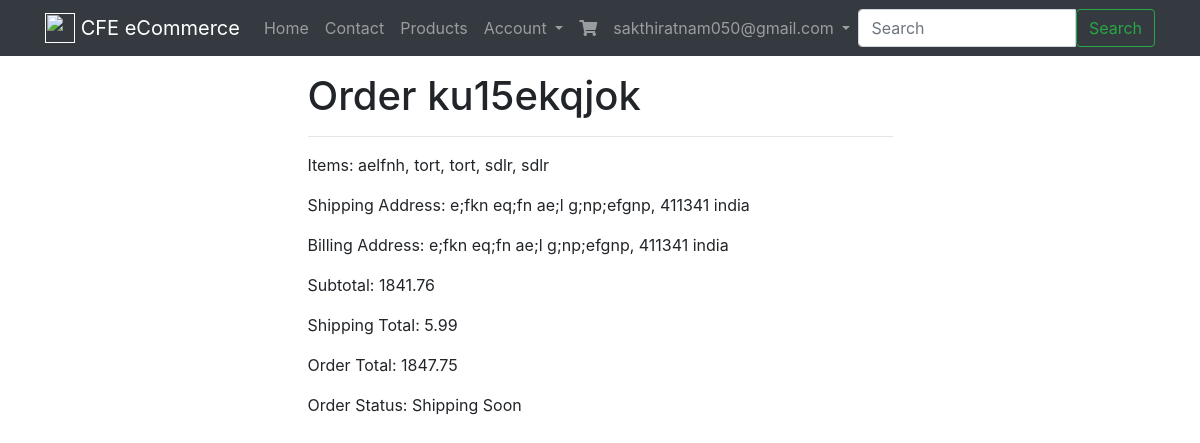
/order/detail/ku15ekqjok/ (signed in), run on the app's committed database.
### accounts/models.py (models this page shows, shortened)
class User(AbstractBaseUser):
	email = models.EmailField(max_length=290,unique=True)
	full_name=models.CharField(max_length=255,blank=True,null=True)
	is_active=models.BooleanField(default=True)
	active=models.BooleanField(default=True)
	staff=models.BooleanField(default=False)
	admin=models.BooleanField(default=False)
	timestamp=models.DateTimeField(auto_now_add=True)
	USERNAME_FIELD = 'email' #username
	REQUIRED_FIELDS = []
	objects = UserManager()

### orders/models.py (models this page shows, shortened)
class Order(models.Model):
	billing_profile=models.ForeignKey(BillingProfile,on_delete=models.CASCADE,null=True,blank=True)
	order_id = models.CharField(max_length=120,blank=True)
	shipping_address= models.ForeignKey(Address, related_name="shipping_address",on_delete=models.CASCADE,null=True, blank=True)
	billing_address= models.ForeignKey(Address, related_name="billing_address",on_delete=models.CASCADE,null=True, blank=True)
	cart = models.ForeignKey(Cart,on_delete=models.CASCADE)
	status = models.CharField(max_length=120,blank=True,default='created',choices=OrderChoices)
	shipping_total = models.DecimalField(max_digits=100,decimal_places=2,default=5.99)
	total = models.DecimalField(max_digits=100,decimal_places=2,default=0.00)
	active = models.BooleanField(default=True)
	updated = models.DateTimeField(auto_now=True)
	timestamp = models.DateTimeField(auto_now_add=True)
	objects=OrderManager()
	class Meta:
		ordering = ['-timestamp','-updated']
	def get_status(self):
		if self.status == "refunded":
			return "Refunded order"
		elif self.status == "shipped":
			return "Shipped"
		return "Shipping Soon"

### products/models.py (models this page shows, shortened)
class Product(models.Model):
	title=models.CharField(max_length=100)
	slug=models.SlugField(blank=True,unique=True)
	description=models.TextField(null=True,blank=True)
	price=models.DecimalField(max_digits=10,decimal_places=2)
	image=models.ImageField(upload_to=upload_image_path,null=True,blank=True)
	active=models.BooleanField(default=True)
	featured=models.BooleanField(default=False)
	objects=ProductManager()
	def __str__(self):
		return self.title

### addresses/models.py (models this page shows, shortened)
class Address(models.Model):
	billing_profile = models.ForeignKey(BillingProfile,on_delete=models.CASCADE)
	address_type = models.CharField(max_length=120,choices=ADDRESS_TYPES)
	address_line_1 = models.CharField(max_length=120)
	address_line_2 = models.CharField(max_length=120)
	city = models.CharField(max_length=120)
	country = models.CharField(max_length=120,default="india")
	state=models.CharField(max_length=120)
	postal_code = models.CharField(max_length=120)
	def get_address(self):
		line1=self.address_line_1
		line2=self.address_line_2
		city=self.city
		state=self.state
		postal=self.postal_code
		country=self.country
		return f"{line1}\n{line2}\n{city}\n{state}, {postal}\n{country}"

### cart/models.py (models this page shows, shortened)
class Cart(models.Model):
	user = models.ForeignKey(User,on_delete=models.CASCADE,null=True,blank=True)
	products = models.ManyToManyField(Product,blank=True)
	subtotal=models.DecimalField(default=0.00,max_digits=100,decimal_places=2)
	total = models.DecimalField(default=0.00,max_digits=100,decimal_places=2)
	updated = models.DateTimeField(auto_now=True)
	timestamp = models.DateTimeField(auto_now_add=True)
	objects=CartManager()

### orders/views.py (the view)
# urls.py: path('detail/<str:order_id>/', OrderDetailView.as_view(), name='detail'),
class OrderDetailView(LoginRequiredMixin,DetailView):
	template_name="orders/order_detail.html"
	def get_object(self):
		qs=Order.objects.all().get(order_id=self.kwargs.get('order_id'))
		return qs

### orders/models.py (called while the page is built)
	def get_queryset(self):
		return OrderManagerQuerySet(self.model,using=self._db)

### products/models.py (called while the page is built)
	def active(self):
		return self.filter(active=True)

	def get_queryset(self):
		return ProductQuerySet(self.model,using=self._db)

	def all(self):
		return self.get_queryset().active()

### templates/orders/order_detail.html
{% extends "base.html" %}
{% block content %}
 <div class='row'>
    <div class='col-12 col-md-6 mx-auto'>
         <h1>Order {{ object.order_id }}</h1>
          <hr/>
    </div>
</div>
<div class='row'>
    <div class='col-12 col-md-6 mx-auto'>
<p>Items: {% for product in object.cart.products.all %}{{ product }}{% if not forloop.last %}, {% endif %}{% endfor %}</p>
<p>Shipping Address: {{ object.shipping_address.get_address }}</p>
<p>Billing Address: {{ object.shipping_address.get_address }}</p>
<p>Subtotal: {{ object.cart.total }}</p>
<p>Shipping Total: {{ object.shipping_total }}</p>
<p>Order Total: {{ object.total }}</p>
<p>Order Status: {{ object.get_status }}</p>
</div>
{% endblock %}

### templates/base/navbar.html (shortened to what this page needs)
{% url 'contact' as contact_url %}
{% url 'products:list' as product_list_url %}
{% url 'login' as login_url %}
{% url 'register' as register_url %}
{% url 'cart:home' as cart_url %}
{% url 'account:home' as account_url %}
<nav class="navbar navbar-expand-lg navbar-dark bg-dark mb-3">
   <div class='container'>
  <a class="navbar-brand" href="{{ home_url }}">
    <img src="http://getbootstrap.com/assets/brand/bootstrap-solid.svg" width="30" height="30" class="d-inline-block align-top" alt="">
    {% if brand_name %} {{brand_name }} {% else %}CFE eCommerce {% endif %}
  </a>
  <div class="collapse navbar-collapse" id="navbarSupportedContent">
    <ul class="navbar-nav mr-auto">
      <li class="nav-item {% if request.path == home_url %}active{% endif %}">
        <a class="nav-link" href="#">Home <span class="sr-only">(current)</span></a>
      </li>
      <li class="nav-item {% if request.path == contact_url %}active{% endif %}">
        <a class="nav-link" href="{{ contact_url }}">Contact</a>
      </li>
      <li class="nav-item {% if request.path == product_list_url %}active{% endif %}">
        <a class="nav-link" href="{{ product_list_url }}">Products</a>
      </li>
      {% if request.user.is_authenticated %}
       <li class="nav-item dropdown">
        <a class="nav-link dropdown-toggle" href="#" id="navbarDropdown" role="button" data-toggle="dropdown" aria-haspopup="true" aria-expanded="false">
          Account
        </a>
      </li>
      {% endif %}
        <li class="nav-item {% if request.path == cart_url %}active{% endif %}">
          <a class="nav-link" href="{{ cart_url }}"><i class="fa fa-shopping-cart" aria-hidden="true"></i></a>
      </li>
        <li class="nav-item dropdown">
            <a class="nav-link dropdown-toggle" href="http://example.com" id="navbarDropdownMenuLink" data-toggle="dropdown" aria-haspopup="true" aria-expanded="false">
              {{request.user.email}}
            </a>
          </li>
    </ul>
    {% include 'search/form.html' %}
  </div>
</div>
</nav>

### data on the page
User: user.email "sakthiratnam050@gmail.com"
Order: order_id "ku15ekqjok", shipping_address.get_address "e;fkn eq;fn ae;l g;np;efgnp, 411341 india", cart.total "1841.76", shipping_total "5.99", total "1847.75", get_status "Shipping Soon"
Product: title "aelfnh"
Product: title "tort"
Product: title "tort"
Product: title "sdlr"
Product: title "sdlr"
